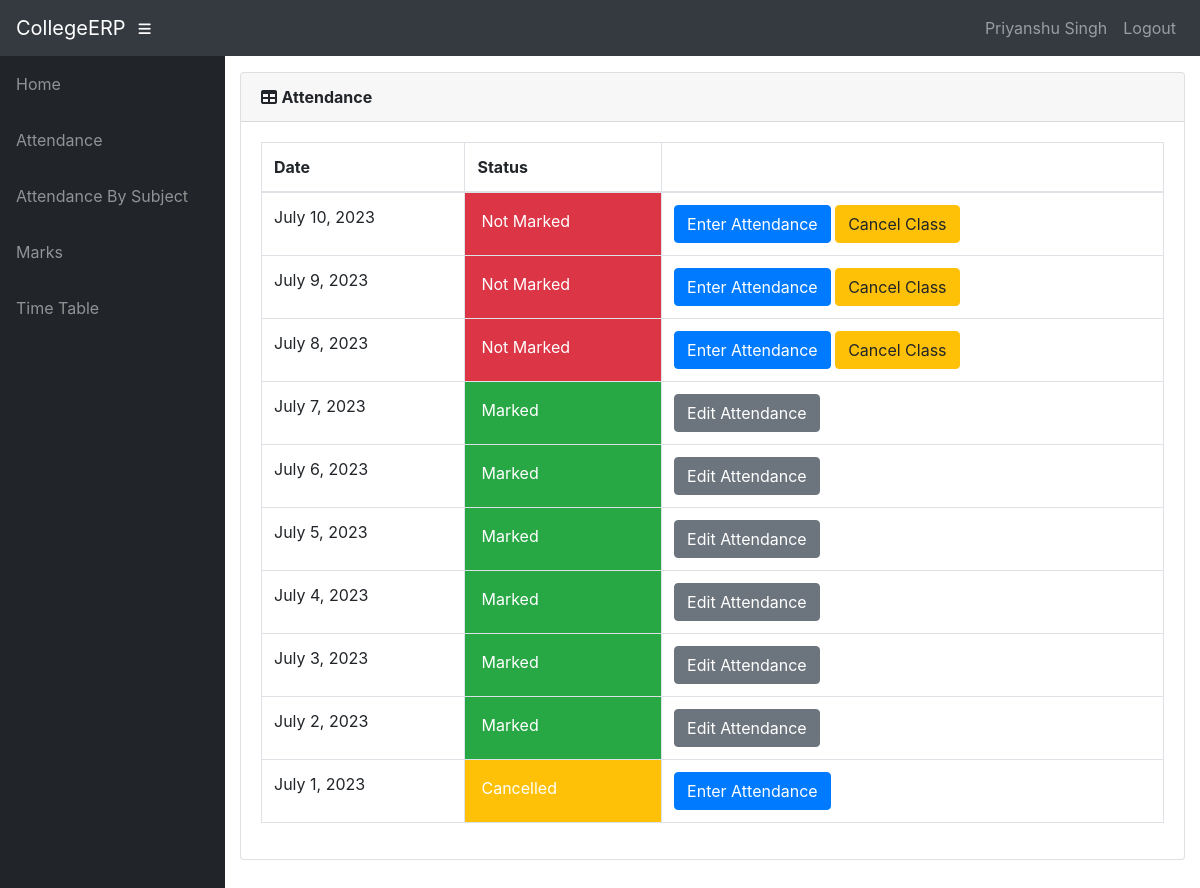
The app's page /teacher/41/ClassDates/ (signed in) with its own data.
### info/models.py (models this page shows, shortened)
class User(AbstractUser):
    @property
    def is_student(self):
        if hasattr(self, 'student'):
            return True
        return False

class Student(models.Model):
    user = models.OneToOneField(User, on_delete=models.CASCADE, null=True)
    class_id = models.ForeignKey(Class, on_delete=models.CASCADE, default=1)
    USN = models.CharField(primary_key='True', max_length=100)
    name = models.CharField(max_length=200)
    sex = models.CharField(max_length=50, choices=sex_choice, default='Male')
    DOB = models.DateField(default='2023-07-01')

class AttendanceClass(models.Model):
    assign = models.ForeignKey(Assign, on_delete=models.CASCADE)
    date = models.DateField()
    status = models.IntegerField(default=0)
    class Meta:
        verbose_name = 'Attendance'
        verbose_name_plural = 'Attendance'

### info/views.py (the view)
@login_required()
def t_class_date(request, assign_id):
    now = timezone.now()
    ass = get_object_or_404(Assign, id=assign_id)
    att_list = ass.attendanceclass_set.filter(date__lte=now).order_by('-date')
    return render(request, 'info/t_class_date.html', {'att_list': att_list})

### info/templates/info/t_class_date.html
{% extends 'info/base.html' %}
{% block content %}
    <div class="card mb-3">
        <div class="card-header">
              <i class="fas fa-table"></i>
            <b>Attendance</b></div>
            <div class="card-body">
              <div class="table-responsive">
                <table class="table table-bordered" id="dataTable" width="100%" cellspacing="0">
                  <thead>
                    <tr>
                        <th>Date</th>
                        <th>Status</th>
                        <th></th>
                    </tr>
                  </thead>
                  <tbody>
                    {% for a in att_list %}
                    <tr>
                        <td>{{ a.date }}</td>
                        {% if a.status == 0 %}
                            <td class="p-3 mb-2 bg-danger text-white">Not Marked</td>
                            <td>
                                <a class="btn btn-primary" href="{% url 't_attendance' a.id %}" role="button">Enter Attendance</a>
                                <a class="btn btn-warning" href="{% url 'cancel_class' a.id %}">Cancel Class</>
                            </td>
                        {% elif a.status == 1 %}
                            <td class="p-3 mb-2 bg-success text-white">Marked</td>
                            <td><a class="btn btn-secondary" href="{% url 'edit_att' a.id %}" role="button">Edit Attendance</a> </td>
                        {% else %}
                            <td class="p-3 mb-2 bg-warning text-white">Cancelled</td>
                            <td><a class="btn btn-primary" href="{% url 't_attendance' a.id %}" role="button">Enter Attendance</a></td>
                        {% endif %}
                    </tr>
                    {% empty %}
                            <p>student has no courses</p>
                    {% endfor %}
                  </tbody>
                </table>
              </div>
        </div>
    </div>
{% endblock %}

### info/templates/info/base.html (shortened to what this page needs)
<!DOCTYPE html>
<html lang="en">
  <head>
      {% load static %}
    <link href="{% static '/info/bootstrap/vendor/bootstrap/css/bootstrap.min.css' %}" rel="stylesheet">
    <link href="{% static '/info/bootstrap/vendor/fontawesome-free/css/all.min.css' %}" rel="stylesheet" type="text/css">
    <link href="{% static '/info/bootstrap/vendor/datatables/dataTables.bootstrap4.css' %}" rel="stylesheet">
    <link href="{% static '/info/bootstrap/css/sb-admin.css' %}" rel="stylesheet">
  </head>
  <body id="page-top">
    <nav class="navbar navbar-expand navbar-dark bg-dark static-top">
      <a class="navbar-brand mr-1" href="{% url 'index' %}">CollegeERP</a>
      <button class="btn btn-link btn-sm text-white order-1 order-sm-0" id="sidebarToggle" href="#">
        <i class="fas fa-bars"></i>
      </button>
        <div class="collapse navbar-collapse" id="navbarResponsive">
          <ul class="navbar-nav ml-auto">
            <li class="nav-item">
                {% if request.user.is_student %}
                    <a class="nav-link text-capitalize">{{ request.user.student.name }}</a>
                {% elif request.user.is_teacher %}
                    <a class="nav-link text-capitalize">{{ request.user.teacher.name }}</a>
                {% endif %}
            </li>
            <li class="nav-item">
                <a class="nav-link" href="#" data-toggle="modal" data-target="#logoutModal">Logout</a>
            </li>
          </ul>
        </div>
    </nav>
    <div id="wrapper">
      <ul class="sidebar navbar-nav">
            <li class="nav-item">
              <a class="nav-link" href="{% url 'index' %}">
                <span>Home</span>
              </a>
            </li>
        {% if request.user.is_student %}
            <li class="nav-item">
              <a class="nav-link" href="{% url 'attendance' request.user.student.USN %}">
                <span>Attendance</span>
              </a>
            </li>
            <li class="nav-item">
              <a class="nav-link" href="{% url 'attendance' request.user.student.USN %}">
                <span>Attendance By Subject</span>
              </a>
            </li>
            <li class="nav-item">
              <a class="nav-link" href="{% url 'marks_list' request.user.student.USN %}">
                <span>Marks</span>
              </a>
            </li>
              <li class="nav-item">
              <a class="nav-link" href="{% url 'timetable' request.user.student.class_id_id %}">
                <span>Time Table</span>
              </a>
            </li>
        {% endif %}
      </ul>
      <div id="content-wrapper">
        <div class="container-fluid">
            {% block content %}
            {% endblock %}
        </div>
      </div>
    </div>
  </body>
</html>

### records on screen
User: user.student.name "Priyanshu Singh"
AttendanceClass: date "July 10, 2023", status "Not Marked"
AttendanceClass: date "July 9, 2023", status "Not Marked"
AttendanceClass: date "July 8, 2023", status "Not Marked"
AttendanceClass: date "July 7, 2023", status "Marked"
AttendanceClass: date "July 6, 2023", status "Marked"
AttendanceClass: date "July 5, 2023", status "Marked"
AttendanceClass: date "July 4, 2023", status "Marked"
AttendanceClass: date "July 3, 2023", status "Marked"
AttendanceClass: date "July 2, 2023", status "Marked"
AttendanceClass: date "July 1, 2023", status "Cancelled"
